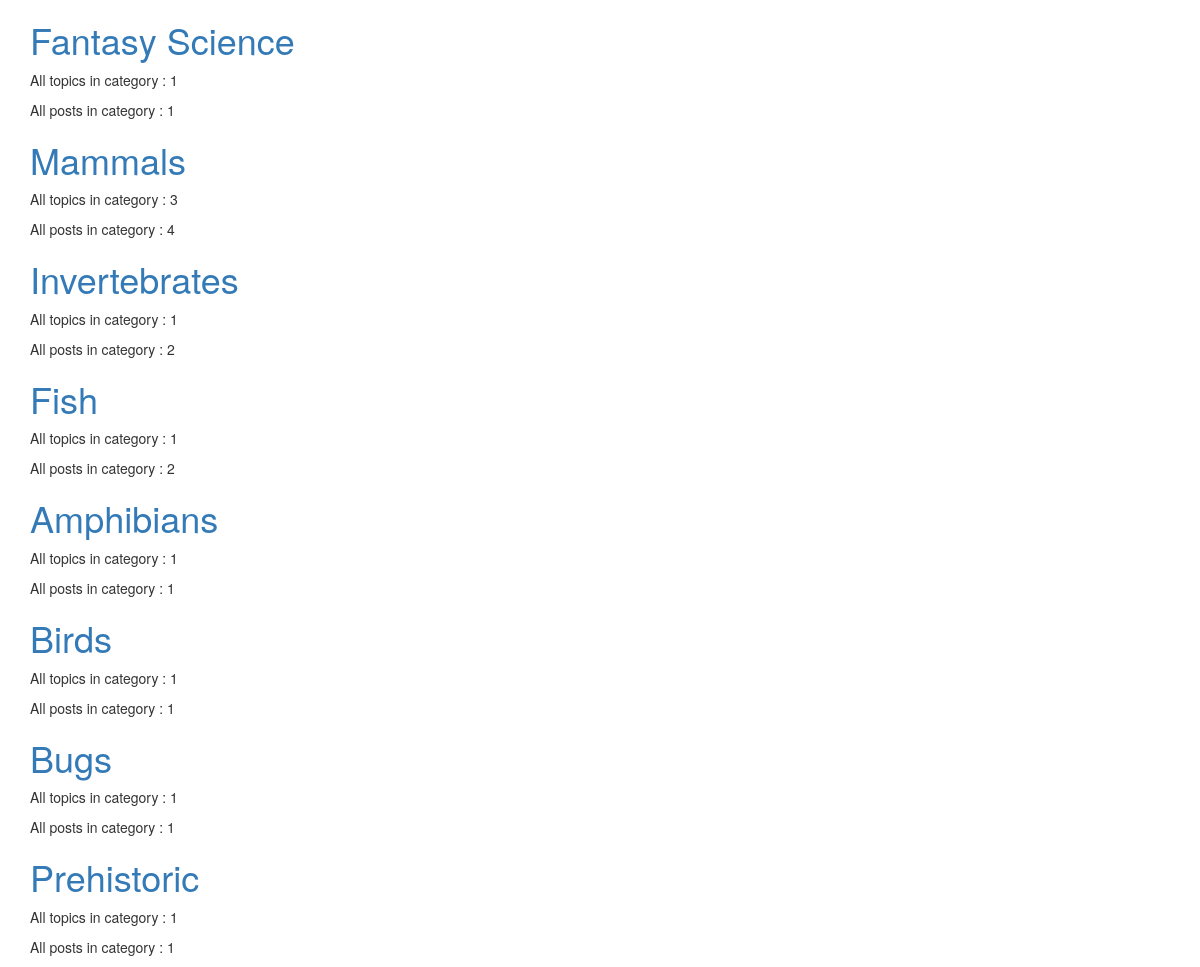
The page / on the database its author committed.
### forum/models.py (models this page shows)
class Category(models.Model):
    title = models.CharField(verbose_name='Title', max_length=200)
    def __str__(self):
        return str(self.title)

### forum/views.py (the view)
# urls.py: url(r'^$', views.HomeView.as_view(), name='home_page'),
class HomeView(View):
    def get(self, request):
        categories = Category.objects.all()
        categories_model = []
        for category in categories:
            topics = Topic.objects.filter(category_id=category.id).all()
            posts_count = 0
            for topic in topics:
                posts = Post.objects.filter(topic_id=topic.id).all()
                posts_count += len(posts)
            len_topic = len(topics)
            categories_model.append({'category': category, 'topics_count': len_topic,
                                     'posts_count': posts_count})
        return render(request, 'forum/home_page.html', {'categories': categories_model})

### forum/templates/forum/home_page.html
{% extends 'forum/base.html' %}
{% block content %}
    {% for category in categories %}
        <div>
            <h1><a href="{% url 'category' category.category.id  %}">{{ category.category }}</a></h1>
        <p>All topics in category : {{ category.topics_count }}</p>
        <p>All posts in category : {{ category.posts_count }}</p>
        </div>
    {% endfor %}
{% endblock %}

### forum/templates/forum/base.html (shortened to what this page needs)
{% load staticfiles %}
<!DOCTYPE>
<html lang="en">
<head>
    <link rel="stylesheet" href="https://maxcdn.bootstrapcdn.com/bootstrap/3.3.6/css/bootstrap.min.css">
    <link rel="stylesheet" href="{% static 'css/style.css' %}">
</head>
<body>
<div class="content container">
    <div class="row">
        <div class="col-md-8">
            {% block content %}
            {% endblock %}
        </div>
    </div>
</div>
</body>
</html>

### rows shown on the page
Category: category "Fantasy Science", topics_count "1", posts_count "1"
Category: category "Mammals", topics_count "3", posts_count "4"
Category: category "Invertebrates", topics_count "1", posts_count "2"
Category: category "Fish", topics_count "1", posts_count "2"
Category: category "Amphibians", topics_count "1", posts_count "1"
Category: category "Birds", topics_count "1", posts_count "1"
Category: category "Bugs", topics_count "1", posts_count "1"
Category: category "Prehistoric", topics_count "1", posts_count "1"
